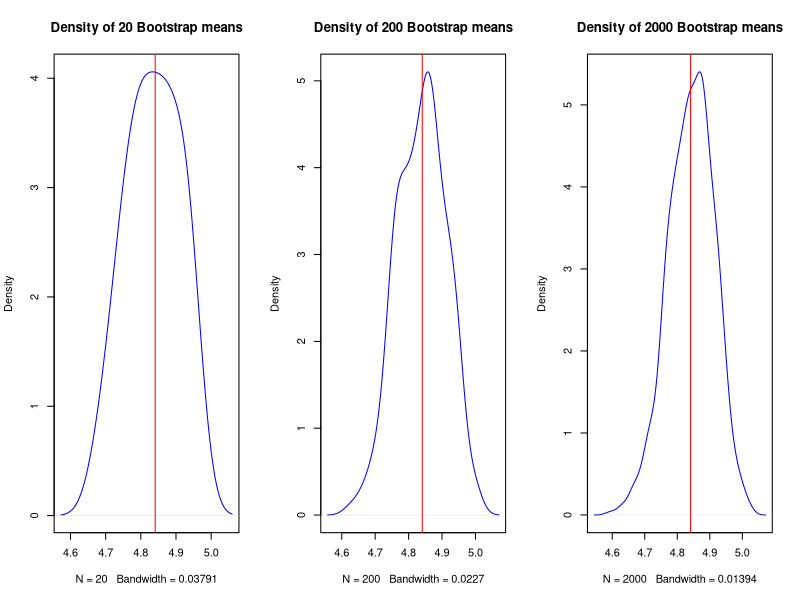
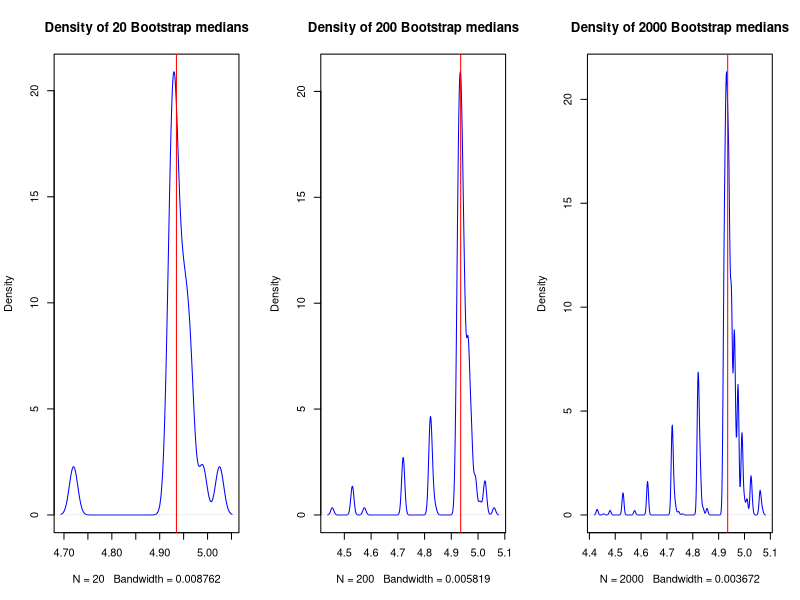

These charts were generated, in order, by the following R code:
## ---- chunk 1
knitr::opts_chunk$set(echo = TRUE)
library(knitr)
## ---- chunk 2
P.samples <- c(4.94,5.06,4.53,5.07,4.99,5.16,4.38,4.43,4.93,4.72,4.92,4.96)
## ---- chunk 3
# number of possible bootstrap samples
12^12
## ---- chunk 4
# mean of original sample
mean(P.samples)
# median of original sample
median(P.samples)
## ---- chunk 5
# means of 2000 bootstrap samples
B.means<- replicate(2000, mean(sample(P.samples, replace=TRUE)))
## ---- chunk 6
# mean of 20 bootstrap samples
mean(B.means[1:20])
## ---- chunk 7
# mean of 200 bootstrap samples
mean(B.means[1:200])
## ---- chunk 8
# mean of 2000 bootstrap samples
mean(B.means)
## ---- chunk 9
par(mfrow = c(1,3))
# plot density line 20 samples
plot(density(B.means[1:20]), col = "blue", main = "Density of 20 Bootstrap means")
# add vertical line for true mean
abline(v = mean(P.samples), col = "red")
# plot density line 200 samples
plot(density(B.means[1:200]), col = "blue", main = "Density of 200 Bootstrap means")
# add vertical line for true mean
abline(v = mean(P.samples), col = "red")
# plot density line 2000 samples
plot(density(B.means), col = "blue", main = "Density of 2000 Bootstrap means")
# add vertical line for true mean
abline(v = mean(P.samples), col = "red")
## ---- chunk 10
# 0.025 and 0.975 quantiles for 20 samples
q_20 <- quantile(B.means[1:20], c(0.025, 0.975), type = 1)
# 0.025 and 0.975 quantiles for 200 samples
q_200 <- quantile(B.means[1:200], c(0.025, 0.975), type = 1)
# 0.025 and 0.975 quantiles for 2000 samples
q_2000 <- quantile(B.means, c(0.025, 0.975), type = 1)
# confidence interval of mean under assumption of normality (using t.test)
q_true <- t.test(P.samples)$conf.int[1:2]

# combine CIs to one table
row.names <- c("20 samples", 
               "200 samples", 
               "2000 samples", 
               '"true" estimate')
col.names <- c("2.5% quantile", "97.5% quantile")
comparison_table <- data.frame(
  matrix(c(q_20, q_200, q_2000, q_true), 4, 2, byrow = TRUE),
  row.names = row.names)
colnames(comparison_table) <- col.names
## ---- chunk 11
kable(comparison_table, caption = "Confidence Intervals for Bootstrap means")
## ---- chunk 12
# medians of 2000 bootstrap samples
B.medians <- replicate(2000, median(sample(P.samples, replace=TRUE)))
## ---- chunk 13
# mean of first 20 bootstrap medians
mean(B.medians[1:20])
## ---- chunk 14
# mean of first 200 bootstrap medians
mean(B.medians[1:200])
## ---- chunk 15
# mean of all bootstrap medians
mean(B.medians)
## ---- chunk 16
par(mfrow = c(1,3))
# plot density line 20 samples
plot(density(B.medians[1:20]), col = "blue", main = "Density of 20 Bootstrap medians")
# add vertical line for true median
abline(v = median(P.samples), col = "red")
# plot density line 200 samples
plot(density(B.medians[1:200]), col = "blue", main = "Density of 200 Bootstrap medians")
# add vertical line for true median
abline(v = median(P.samples), col = "red")
# plot density line 2000 samples
plot(density(B.medians), col = "blue", main = "Density of 2000 Bootstrap medians")
# add vertical line for true median
abline(v = median(P.samples), col = "red")
## ---- chunk 17
# 0.025 and 0.975 quantiles for 20 samples
q_20 <- quantile(B.medians[1:20], c(0.025, 0.975), type = 1)
# 0.025 and 0.975 quantiles for 200 samples
q_200 <- quantile(B.medians[1:200], c(0.025, 0.975), type = 1)
# 0.025 and 0.975 quantiles for 2000 samples
q_2000 <- quantile(B.medians, c(0.025, 0.975), type = 1)

# combine CIs to one table
row.names <- c("20 samples", 
               "200 samples", 
               "2000 samples")
col.names <- c("2.5% quantile", "97.5% quantile")
comparison_table <- data.frame(
  matrix(c(q_20, q_200, q_2000), 3, 2, byrow = TRUE),
  row.names = row.names)
colnames(comparison_table) <- col.names
## ---- chunk 18
kable(comparison_table, caption = "Confidence Intervals for Bootstrap medians")
## ---- chunk 19
# set seed
set.seed(1234)
# create normal distributed sample
x.clean <- rnorm(1960)
# create uniform distributed sample
x.cont <- runif(40, 4, 5)
# combine both samples
x <- c(x.clean, x.cont)
# set seed to immatriculation number
set.seed(1228952)
## ---- chunk 20
# median of sample x
median(x)
# mean of sample x
mean(x)
# trimmed mean of sample x
mean(x, trim = 0.05)

# median of sample x.clean
median(x.clean)
# mean of sample x.clean
mean(x.clean)
# trimmed mean of sample x.clean
mean(x.clean, trim = 0.05)
## ---- chunk 21
# sample size of one bootsrap
n <- 100
# number of bootstrap samples
m <- 2000

# medians of bootstrap samples from x
Bnp.x.medians <- replicate(m, median(sample(x, n, replace=TRUE)))
# means of bootstrap samples from x
Bnp.x.means <- replicate(m, mean(sample(x, n, replace=TRUE)))
# trimmed means of bootstrap samples from x
Bnp.x.tmeans <- replicate(m, mean(sample(x, n, replace=TRUE), trim = 0.05))

# medians of bootstrap samples from x.clean
Bnp.xclean.medians <- replicate(m, median(sample(x.clean, n, replace=TRUE)))
# means of bootstrap samples from x.clean
Bnp.xclean.means <- replicate(m, mean(sample(x.clean, n, replace=TRUE)))
# trimmeds mean of bootstrap samples from x.clean
Bnp.xclean.tmeans <- replicate(m, mean(sample(x.clean, n, replace=TRUE), trim = 0.05))
## ---- chunk 22
# standard error of the median of sample x
np.x.median.se <- sd(Bnp.x.medians)
# standard error of the mean of sample x
np.x.mean.se <- sd(Bnp.x.means)
# stadard error of the trimmed mean of sample x
np.x.tmean.se <- sd(Bnp.x.tmeans)

# standard error of the median of sample x.clean
np.xclean.median.se <- sd(Bnp.xclean.medians)
# standard error of the mean of sample x.clean
np.xclean.mean.se <- sd(Bnp.xclean.means)
# stadard error of the trimmed mean of sample x.clean
np.xclean.tmean.se <- sd(Bnp.xclean.tmeans)
## ---- chunk 23
# 95 percentile CI median x
np.x.median.ci <- quantile(Bnp.x.medians, c(0.025, 0.975), type = 1)
# 95 percentile CI mean x
np.x.mean.ci <- quantile(Bnp.x.means, c(0.025, 0.975), type = 1)
# 95 percentile CI trimmed mean x
np.x.tmean.ci <- quantile(Bnp.x.tmeans, c(0.025, 0.975), type = 1)

# 95 percentile CI median x.clean
np.xclean.median.ci <- quantile(Bnp.xclean.medians, c(0.025, 0.975), type = 1)
# 95 percentile CI mean x.clean
np.xclean.mean.ci <- quantile(Bnp.xclean.means, c(0.025, 0.975), type = 1)
# 95 percentile CI trimmed mean x.clean
np.xclean.tmean.ci <- quantile(Bnp.xclean.tmeans, c(0.025, 0.975), type = 1)
## ---- chunk 24
# sample size of one bootsrap
n <- 100
# number of bootstrap samples
m <- 2000
# function to create samples from original distributions
para_samples <- function(n) {
  perc_unif <- 40 / 2000
  n_unif <- n * perc_unif
  n_norm <- n * (1 - perc_unif)
  return(c(rnorm(n_norm), runif(n_unif, 4, 5)))
}

# means of bootstrap samples from distribution of x
Bp.x.means <- replicate(m, mean(para_samples(n)))
# trimmed means of bootstrap from distribution of x
Bp.x.tmeans <- replicate(m, mean(para_samples(n), trim = 0.05))

# means of bootstrap samples from distribution of x.clean
Bp.xclean.means <- replicate(m, mean(rnorm(n)))
# trimmeds mean of bootstrap from distribution of x.clean
Bp.xclean.tmeans <- replicate(m, mean(rnorm(n), trim = 0.05))
## ---- chunk 25
# bias of mean from distribution of x
p.x.mean.bias <- mean(Bp.x.means) - mean(x)
# bias of trimmed mean from distribution of x
p.x.tmean.bias <- mean(Bp.x.tmeans) - mean(x, trim = 0.05)

# bias of mean from distribution of x.clean
p.xclean.mean.bias <- mean(Bp.xclean.means) - mean(x)
# bias of mean from distribution of x.clean
p.xclean.tmean.bias <- mean(Bp.xclean.tmeans) - mean(x, trim = 0.05)
## ---- chunk 26
# standard error of the mean of x
p.x.mean.se <- sd(Bp.x.means)
# stadard error of the trimmed mean of x
p.x.tmean.se <- sd(Bp.x.tmeans)

# standard error of the mean of x.clean
p.xclean.mean.se <- sd(Bp.xclean.means)
# stadard error of the trimmed mean of x.clean
p.xclean.tmean.se <- sd(Bp.xclean.tmeans)
## ---- chunk 27
# 95 percentile CI mean x
p.x.mean.ci <- quantile(Bp.x.means, c(0.025, 0.975), type = 1)
# 95 percentile CI trimmed mean x
p.x.tmean.ci <- quantile(Bp.x.tmeans, c(0.025, 0.975), type = 1)

# 95 percentile CI mean x.clean
p.xclean.mean.ci <- quantile(Bp.xclean.means, c(0.025, 0.975), type = 1)
# 95 percentile CI trimmed mean x.clean
p.xclean.tmean.ci <- quantile(Bp.xclean.tmeans, c(0.025, 0.975), type = 1)
## ---- chunk 28
# results of 2.3
row.names <- c("bootstrap medians from x",
               "bootstrap means from x",
               "bootstrap trimmed means from x",
               "bootstrap medians from x.clean",
               "bootstrap means from x.clean",
               "bootstrap trimmed means from x.clean")
# results for standard error
np.se <- c(np.x.median.se, np.x.mean.se, np.x.tmean.se,
          np.xclean.median.se, np.xclean.mean.se, np.xclean.tmean.se)
# results for confidence intervals
np.ci <- matrix(c(np.x.median.ci, np.x.mean.ci, np.x.tmean.ci,
           np.xclean.median.ci, np.xclean.mean.ci, np.xclean.tmean.ci),
           6, 2, byrow = TRUE)
# create comparison table
comparison_table <- data.frame(
  matrix(c(np.se, np.ci), 6, 3),
  row.names = row.names)
colnames(comparison_table) <- c("standard error", "2.5 percentile", "97.5 percentile" )
## ---- chunk 29
kable(comparison_table, caption = "Non-parametric bootstrapping estimates")
## ---- chunk 30
# results of 2.4
row.names <- c("bootstrap means from x",
               "bootstrap trimmed means from x",
               "bootstrap means from x.clean",
               "bootstrap trimmed means from x.clean")
# results for bias
p.bias <- c(p.x.mean.bias, p.x.tmean.bias,
             p.xclean.mean.bias, p.xclean.tmean.bias)
# results for standard error
p.se <- c(p.x.mean.se, p.x.tmean.se,
          p.xclean.mean.se, p.xclean.tmean.se)
# results for confidence intervals
p.ci <- matrix(c(p.x.mean.ci, p.x.tmean.ci,
           p.xclean.mean.ci, p.xclean.tmean.ci),
           4, 2, byrow = TRUE)

comparison_table <- data.frame(
  matrix(c(p.bias, p.se, p.ci), 4, 4),
  row.names = row.names)
colnames(comparison_table) <- c("bias", "standard error", "2.5 percentile", "97.5 percentile" )
## ---- chunk 31
kable(comparison_table, caption = "Parametric bootstrapping estimates")
